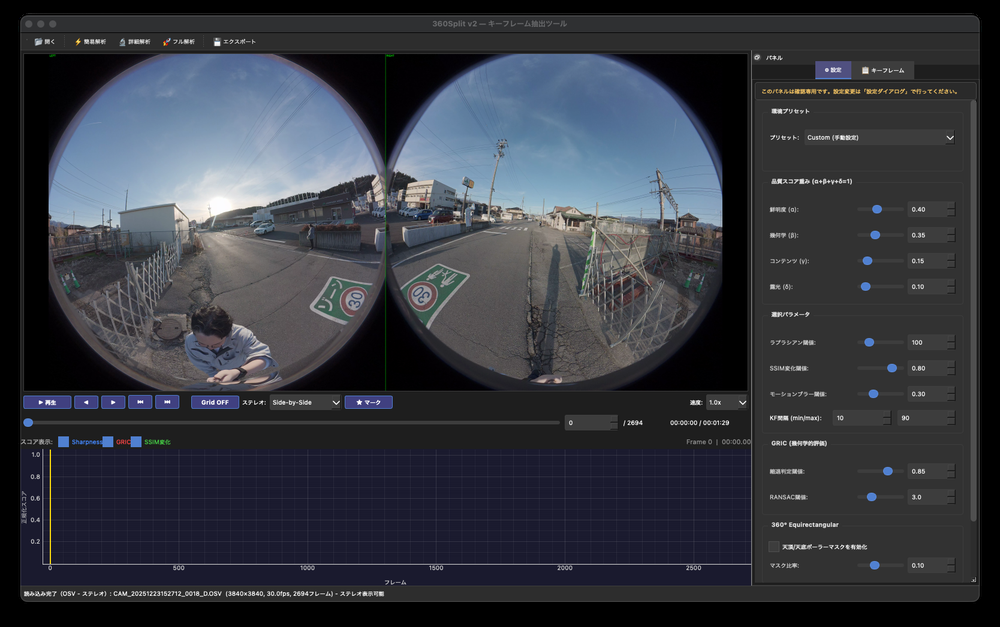
#> input picture images/capture.png, 1000 x 627 px, shrunk from 1668 x 1046 before the run
$ python -i calibration_check.py   (imports and definitions only)
#> lines starting #> are read from the running program, lines starting #| are printed output that depends on the picture
from __future__ import annotations

import json
from pathlib import Path
from typing import Dict, List, Optional, Tuple

import cv2
import numpy as np

from .calibration import CalibrationData, calibration_to_dict, summarize_calibration


# [16 lines left out: functions _undistort, _center_circle_mask, not called in this run]


def _line_length_score(gray: np.ndarray, mask: Optional[np.ndarray] = None) -> float:
    edges = cv2.Canny(gray, 60, 180)
    if mask is not None:
        edges = cv2.bitwise_and(edges, mask)
    lines = cv2.HoughLinesP(
        edges,
        rho=1.0,
        theta=np.pi / 180.0,
        threshold=40,
        minLineLength=30,
        maxLineGap=6,
    )
    if lines is None:
        return 0.0
    total = 0.0
    for line in lines:
        x1, y1, x2, y2 = line[0]
        total += float(np.hypot(x2 - x1, y2 - y1))
    return total


# [158 lines left out: functions _score_frame, _read_frame_at, _sample_indices, _save_compare, run_calibration_check, not called in this run]

>>> import cv2
>>> picture = cv2.imread('../../images/capture.png', cv2.IMREAD_GRAYSCALE)
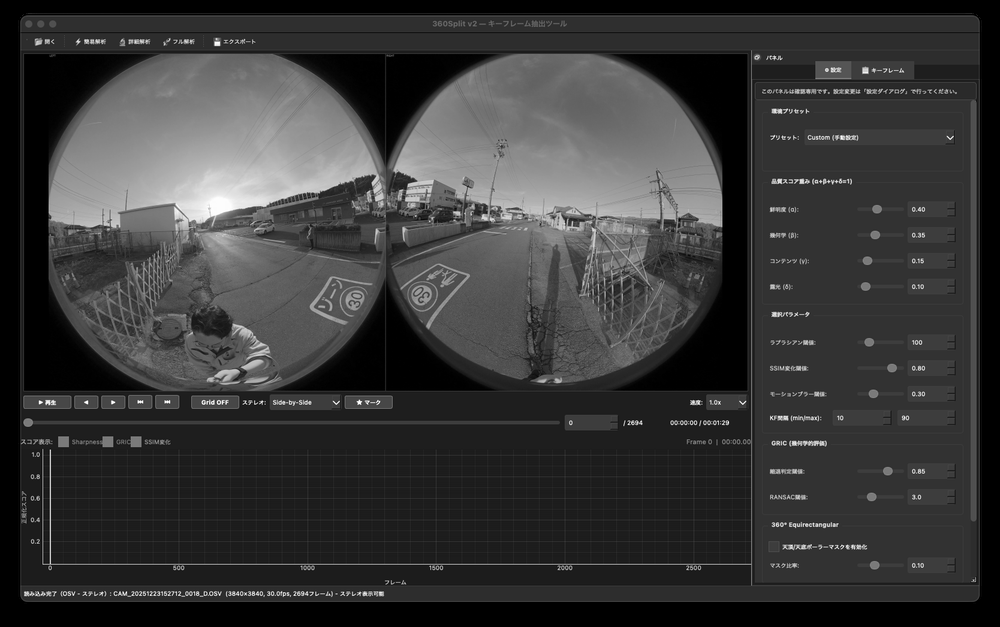
#> picture: shape (627, 1000); min 0, max 255, mean 56.1
>>> result = _line_length_score(picture)
#> in _line_length_score, `edges = cv2.Canny(gray, 60, 180)`:
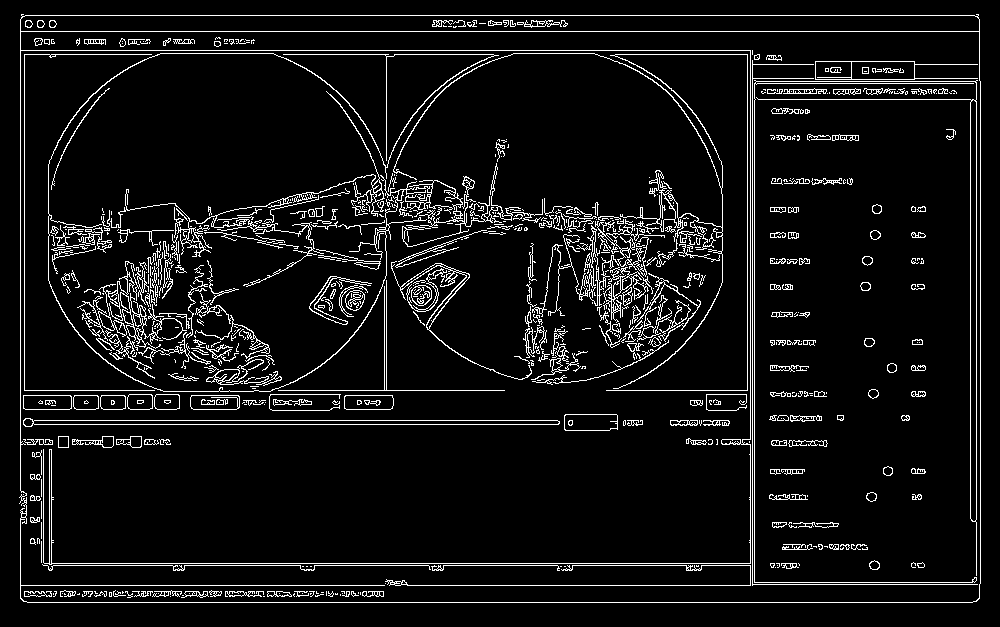
#> edges: shape (627, 1000); 7.1% white in thin lines or dots
#> in _line_length_score, `lines = cv2.HoughLinesP( edges, rho=1.0, theta=np.pi / 180.0, threshol..`: lines = 318 rows, first 6: [20, 31, 979, 31], [27, 602, 972, 602], [314, 565, 557, 565], [21, 15, 978, 15], [271, 390, 504, 390], [32, 420, 572, 420]
#> the loop in _line_length_score, `for line in lines:` made 318 passes
#> (x1, y1, x2, y2, total) on passes 1 to 3: (20, 31, 979, 31, 959), (27, 602, 972, 602, 1904), (314, 565, 557, 565, 2147)
#> after the loop in _line_length_score, `for line in lines:`: total = 26646.5
#> result = 26646.5
